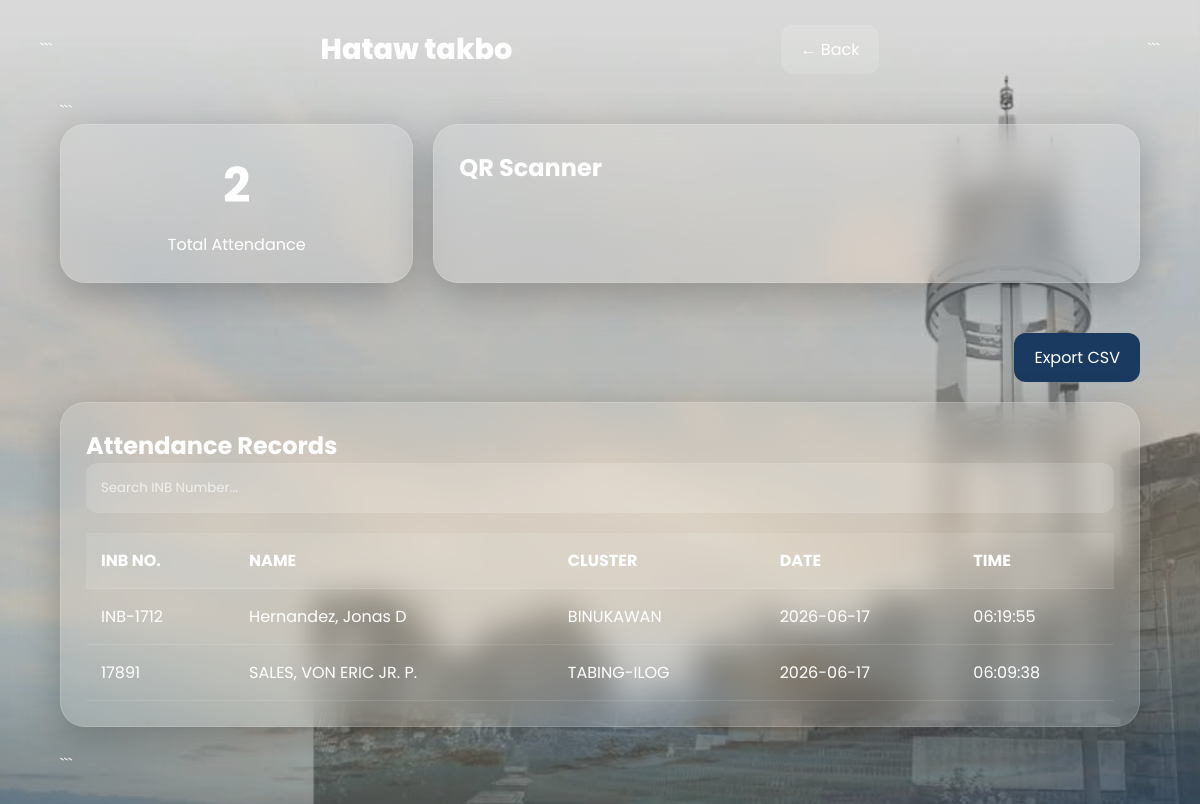
/attendance.php?id=1, run on the app's committed database.
### tables this page shows
CREATE TABLE activities(
            id INTEGER PRIMARY KEY AUTOINCREMENT,
            name TEXT NOT NULL,
            created_at DATETIME DEFAULT CURRENT_TIMESTAMP
        );

CREATE TABLE attendance(
            id INTEGER PRIMARY KEY AUTOINCREMENT,
            activity_id INTEGER,
            fullname TEXT,
            inb_number TEXT,
            cluster TEXT,
            attendance_date TEXT,
            attendance_time TEXT
        );

### attendance.php (the view, shortened to what this page needs)
<?php
require "db.php";
$activityId = $_GET['id'];
$stmt = $db->prepare("
SELECT *
FROM activities
WHERE id = ?
");
$stmt->execute([$activityId]);
$activity = $stmt->fetch(PDO::FETCH_ASSOC);
$records = $db->prepare("
SELECT *
FROM attendance
WHERE activity_id = ?
ORDER BY id DESC
");
$records->execute([$activityId]);
$attendance = $records->fetchAll(PDO::FETCH_ASSOC);
$totalAttendance = count($attendance);
?>
<!DOCTYPE html>
<html lang="en">
<head>
<link rel="stylesheet" href="styles/attendance.css">
</head>
<body>
<header class="topbar">
```
<div class="brand">
    <?= htmlspecialchars($activity['name']) ?>
</div>
<a href="activity.php" class="back-btn">
    ← Back
</a>
```
</header>
<div class="container">
```
<div class="stats">
    <div class="card total-card">
        <h1><?= $totalAttendance ?></h1>
        <p>Total Attendance</p>
    </div>
    <div class="card">
        <h2>QR Scanner</h2>
    </div>
</div>
<div class="actions">
    <a
        href="export_csv.php?id=<?= $activityId ?>"
        class="export-btn"
    >
        Export CSV
    </a>
</div>
<div class="card">
    <h2>Attendance Records</h2>
    <div class="search-box">
        <input
            type="text"
            id="searchInput"
            placeholder="Search INB Number..."
        >
    </div>
    <div class="table-wrapper">
        <table id="attendanceTable">
            <thead>
                <tr>
                    <th>INB NO.</th>
                    <th>NAME</th>
                    <th>CLUSTER</th>
                    <th>DATE</th>
                    <th>TIME</th>
                </tr>
            </thead>
            <tbody>
            <?php foreach($attendance as $row): ?>
                <tr>
                    <td><?= htmlspecialchars($row['inb_number']) ?></td>
                    <td><?= htmlspecialchars($row['fullname']) ?></td>
                    <td><?= htmlspecialchars($row['cluster']) ?></td>
                    <td><?= htmlspecialchars($row['attendance_date']) ?></td>
                    <td><?= htmlspecialchars($row['attendance_time']) ?></td>
                </tr>
            <?php endforeach; ?>
            </tbody>
        </table>
    </div>
</div>
```
</div>
</body>
</html>

### styles/attendance.css (style rules this page uses)
* { margin:0; padding:0; box-sizing:border-box; font-family:'Poppins',sans-serif; }
body { min-height:100vh; background: linear-gradient( rgba(0,0,0,.15), rgba(0,0,0,.15) ), url("tower.jpg"); background-size:cover; background-position:center; background-attachment:fixed; color:white; }
.topbar { display:flex; justify-content:space-between; align-items:center; padding:25px 40px; }
.brand { font-size:1.8rem; font-weight:800; }
.back-btn { text-decoration:none; color:white; background:rgba(255,255,255,.15); padding:12px 20px; border-radius:12px; }
.container { width:90%; max-width:1400px; margin:auto; padding-bottom:40px; }
.card { background:rgba(255,255,255,.12); backdrop-filter:blur(15px); border:1px solid rgba(255,255,255,.15); border-radius:25px; padding:25px; margin-bottom:25px; box-shadow:0 12px 40px rgba(0,0,0,.25); }
.stats { display:grid; grid-template-columns:1fr 2fr; gap:20px; margin-bottom:25px; }
.total-card { text-align:center; }
.total-card h1 { font-size:3rem; }
.total-card p { margin-top:10px; }
.actions { display:flex; justify-content:flex-end; margin-bottom:20px; }
.export-btn { text-decoration:none; background:#1a3a5f; color:white; padding:12px 20px; border-radius:12px; }
.table-wrapper { overflow-x:auto; }
table { width:100%; border-collapse:collapse; }
th { background:rgba(255,255,255,.1); }
th, td { padding:15px; text-align:left; border-bottom:1px solid rgba(255,255,255,.1); }
.search-box { margin-bottom:20px; }
.search-box input { width:100%; padding:15px; border:none; border-radius:12px; background:rgba(255,255,255,.15); color:white; }
.search-box input::placeholder { color:rgba(255,255,255,.7); }

### data on the page
activities: name "Hataw takbo"
attendance: inb_number "INB-1712", fullname "Hernandez, Jonas D", cluster "BINUKAWAN", attendance_date "2026-06-17", attendance_time "06:19:55"
attendance: inb_number "17891", fullname "SALES, VON ERIC JR. P.", cluster "TABING-ILOG", attendance_date "2026-06-17", attendance_time "06:09:38"

### other printed values
$totalAttendance "2"
